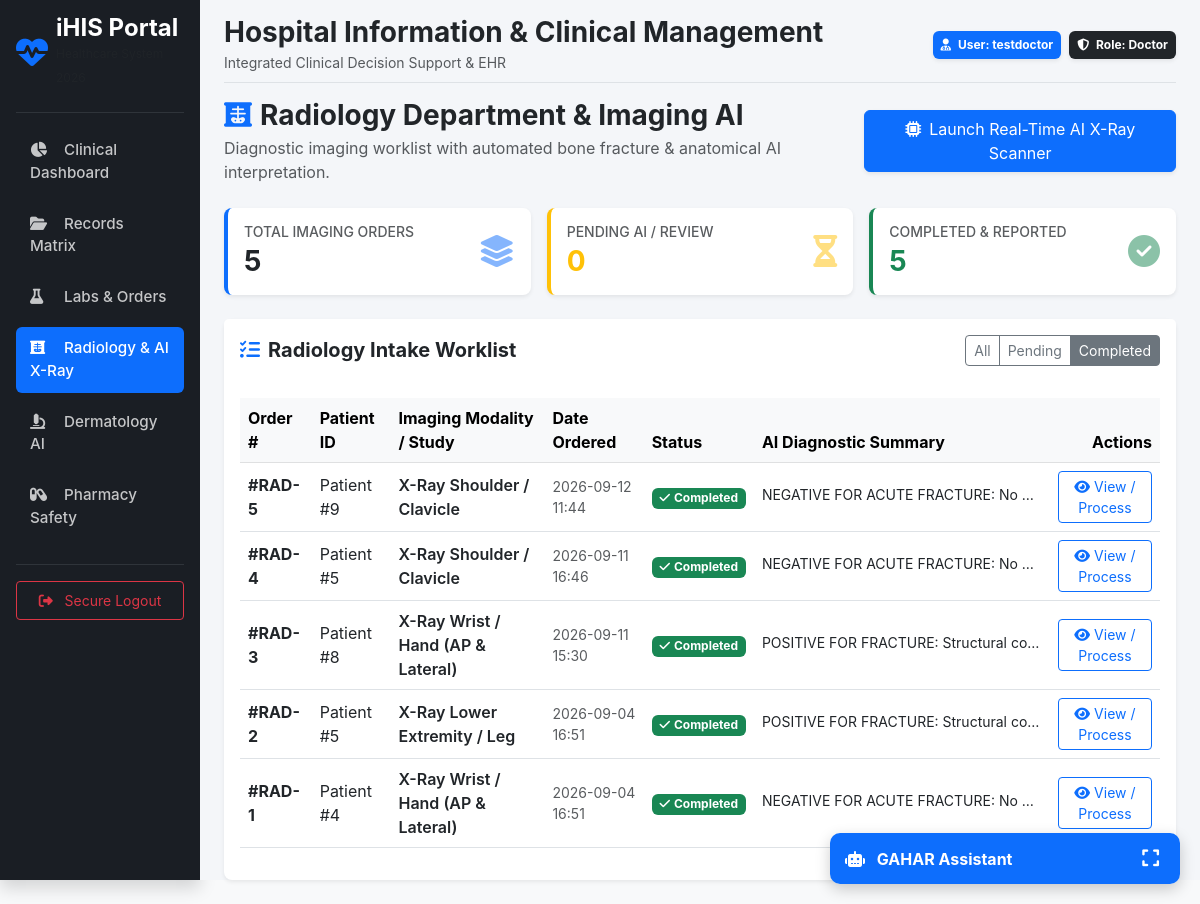
/radiology/dashboard?status=Completed (signed in), run on the app's committed database.
### models/user.py (models this page shows, shortened)
class User(db.Model, UserMixin):
    __tablename__ = 'users'
    id = db.Column(db.Integer, primary_key=True)
    username = db.Column(db.String(80), unique=True, nullable=False, index=True)
    email = db.Column(db.String(120), unique=True, nullable=False, index=True)
    password_hash = db.Column(db.String(128), nullable=False)
    role_id = db.Column(db.Integer, db.ForeignKey('roles.id'), nullable=False)
    role = db.relationship('Role', backref=db.backref('users', lazy=True))
    created_at = db.Column(db.DateTime, default=datetime.utcnow)
    updated_at = db.Column(db.DateTime, default=datetime.utcnow, onupdate=datetime.utcnow)
    is_deleted = db.Column(db.Boolean, default=False, nullable=False) # Soft-delete mechanism

class Role(db.Model):
    __tablename__ = 'roles'
    id = db.Column(db.Integer, primary_key=True)
    name = db.Column(db.String(50), unique=True, nullable=False, index=True) # e.g., 'Doctor', 'Patient'
    description = db.Column(db.String(255))

### models/orders.py (models this page shows)
class RadiologyOrder(db.Model):
    __tablename__ = 'radiology_orders'
    id = db.Column(db.Integer, primary_key=True)
    patient_id = db.Column(db.Integer, db.ForeignKey('patients.id'), nullable=False)
    doctor_id = db.Column(db.Integer, db.ForeignKey('users.id'), nullable=False)
    imaging_type = db.Column(db.String(100), nullable=False) # e.g., 'X-Ray Chest', 'X-Ray Wrist / Hand'
    status = db.Column(db.String(30), default='Ordered')     # Ordered, Scheduled, Completed
    findings = db.Column(db.Text, nullable=True)
    image_url = db.Column(db.String(255), nullable=True)     # Path to uploaded scan file
    created_at = db.Column(db.DateTime, default=datetime.utcnow)
    doctor = db.relationship('User', foreign_keys=[doctor_id])

### routes/radiology.py (the view)
@radiology_bp.route('', strict_slashes=False)
@radiology_bp.route('/', strict_slashes=False)
@radiology_bp.route('/dashboard', strict_slashes=False)
@login_required
@roles_required('Doctor', 'Admin')
def dashboard():
    status_filter = request.args.get('status', 'all')
    query = RadiologyOrder.query
    if status_filter != 'all':
        query = query.filter_by(status=status_filter)
    orders = query.order_by(RadiologyOrder.created_at.desc()).all()
    total_orders = RadiologyOrder.query.count()
    pending_orders = RadiologyOrder.query.filter_by(status='Ordered').count()
    completed_orders = RadiologyOrder.query.filter_by(status='Completed').count()
    return render_template(
        'radiology/dashboard.html',
        orders=orders,
        status_filter=status_filter,
        total_orders=total_orders,
        pending_orders=pending_orders,
        completed_orders=completed_orders
    )

### app.py (called while the page is built)
@login_manager.user_loader
def load_user(user_id):
    from models.user import User
    return db.session.get(User, int(user_id))

### services/auth_helpers.py (called while the page is built)
def roles_required(*role_names):
    def decorator(f):
        @wraps(f)
        def decorated_function(*args, **kwargs):
            if not current_user.is_authenticated or current_user.role.name not in role_names:
                abort(403)
            return f(*args, **kwargs)
        return decorated_function
    return decorator

### templates/radiology/dashboard.html (shortened to what this page needs)
{% extends 'base.html' %}
{% block content %}
<div class="d-flex justify-content-between align-items-center mb-4">
    <div>
        <h3 class="fw-bold mb-1"><i class="fa-solid fa-x-ray text-primary me-2"></i>Radiology Department & Imaging AI</h3>
        <p class="text-muted mb-0">Diagnostic imaging worklist with automated bone fracture & anatomical AI interpretation.</p>
    </div>
    <a href="{{ url_for('radiology.interactive_scanner') }}" class="btn btn-primary shadow-sm">
        <i class="fa-solid fa-microchip me-2"></i>Launch Real-Time AI X-Ray Scanner
    </a>
</div>
<div class="row g-3 mb-4">
    <div class="col-md-4">
        <div class="card border-0 border-start border-primary border-4 shadow-sm p-3">
            <div class="d-flex justify-content-between align-items-center">
                <div>
                    <h6 class="text-muted text-uppercase small mb-1">Total Imaging Orders</h6>
                    <h3 class="fw-bold mb-0 text-dark">{{ total_orders }}</h3>
                </div>
                <i class="fa-solid fa-layer-group fa-2x text-primary opacity-50"></i>
            </div>
        </div>
    </div>
    <div class="col-md-4">
        <div class="card border-0 border-start border-warning border-4 shadow-sm p-3">
            <div class="d-flex justify-content-between align-items-center">
                <div>
                    <h6 class="text-muted text-uppercase small mb-1">Pending AI / Review</h6>
                    <h3 class="fw-bold mb-0 text-warning">{{ pending_orders }}</h3>
                </div>
                <i class="fa-solid fa-hourglass-half fa-2x text-warning opacity-50"></i>
            </div>
        </div>
    </div>
    <div class="col-md-4">
        <div class="card border-0 border-start border-success border-4 shadow-sm p-3">
            <div class="d-flex justify-content-between align-items-center">
                <div>
                    <h6 class="text-muted text-uppercase small mb-1">Completed & Reported</h6>
                    <h3 class="fw-bold mb-0 text-success">{{ completed_orders }}</h3>
                </div>
                <i class="fa-solid fa-circle-check fa-2x text-success opacity-50"></i>
            </div>
        </div>
    </div>
</div>
<div class="card border-0 shadow-sm">
    <div class="card-header bg-white border-0 py-3 d-flex justify-content-between align-items-center">
        <h5 class="mb-0 text-dark fw-bold">
            <i class="fa-solid fa-list-check me-2 text-primary"></i>Radiology Intake Worklist
        </h5>
        <div class="btn-group btn-group-sm">
            <a href="{{ url_for('radiology.dashboard', status='all') }}" class="btn btn-outline-secondary {% if status_filter == 'all' %}active{% endif %}">All</a>
            <a href="{{ url_for('radiology.dashboard', status='Ordered') }}" class="btn btn-outline-secondary {% if status_filter == 'Ordered' %}active{% endif %}">Pending</a>
            <a href="{{ url_for('radiology.dashboard', status='Completed') }}" class="btn btn-outline-secondary {% if status_filter == 'Completed' %}active{% endif %}">Completed</a>
        </div>
    </div>
    <div class="table-responsive p-3">
        <table class="table table-hover align-middle">
            <thead class="table-light text-secondary">
                <tr>
                    <th>Order #</th>
                    <th>Patient ID</th>
                    <th>Imaging Modality / Study</th>
                    <th>Date Ordered</th>
                    <th>Status</th>
                    <th>AI Diagnostic Summary</th>
                    <th class="text-end">Actions</th>
                </tr>
            </thead>
            <tbody>
                {% if orders %}
                    {% for order in orders %}
                    <tr>
                        <td class="fw-bold">#RAD-{{ order.id }}</td>
                        <td>Patient #{{ order.patient_id }}</td>
                        <td>
                            <span class="fw-semibold text-dark">{{ order.imaging_type }}</span>
                        </td>
                        <td class="small text-muted">{{ order.created_at.strftime('%Y-%m-%d %H:%M') if order.created_at else 'N/A' }}</td>
                        <td>
                            {% if order.status == 'Completed' %}
                                <span class="badge bg-success"><i class="fa-solid fa-check me-1"></i>Completed</span>
                            {% elif order.status == 'Ordered' %}
                                <span class="badge bg-warning text-dark"><i class="fa-solid fa-clock me-1"></i>Pending Scan</span>
                            {% else %}
                                <span class="badge bg-info text-dark">{{ order.status }}</span>
                            {% endif %}
                        </td>
                        <td class="small">
                            {% if order.findings %}
                                <span class="text-truncate d-inline-block" style="max-width: 280px;" title="{{ order.findings }}">
                                    {{ order.findings }}
                                </span>
                            {% else %}
                                <span class="text-muted fst-italic">Awaiting imaging interpretation</span>
                            {% endif %}
                        </td>
                        <td class="text-end">
                            <a href="{{ url_for('radiology.order_detail', order_id=order.id) }}" class="btn btn-sm btn-outline-primary">
                                <i class="fa-solid fa-eye me-1"></i>View / Process
                            </a>
                        </td>
                    </tr>
                    {% endfor %}
                {% endif %}
            </tbody>
        </table>
    </div>
</div>
{% endblock %}

### templates/base.html (shortened to what this page needs)
<!DOCTYPE html>
<html lang="en">
<head>
    <link href="https://cdn.jsdelivr.net/npm/bootstrap@5.3.0/dist/css/bootstrap.min.css" rel="stylesheet">
    <link href="https://cdnjs.cloudflare.com/ajax/libs/font-awesome/6.4.0/css/all.min.css" rel="stylesheet">
</head>
<body>
    <div class="container-fluid">
        <div class="row">
            <nav class="col-md-3 col-lg-2 d-md-block sidebar collapse p-3 shadow">
                <div class="d-flex align-items-center mb-4 text-white text-decoration-none">
                    <i class="fa-solid fa-heart-pulse fa-2x me-2 text-primary"></i>
                    <div>
                        <span class="fs-4 fw-bold d-block lh-1">iHIS Portal</span>
                        <small class="text-muted" style="font-size: 0.75rem;">Healthcare System 2026</small>
                    </div>
                </div>
                <hr class="border-secondary">
                <ul class="nav nav-pills flex-column mb-auto">
                    <li class="nav-item">
                        <a href="/portal/doctor" class="nav-link {% if request.path == '/portal/doctor' %}active{% endif %}">
                            <i class="fa-solid fa-chart-pie me-2"></i> Clinical Dashboard
                        </a>
                    </li>
                    <li>
                        <a href="{{ url_for('clinical.records_matrix') }}" class="nav-link {% if '/clinical/records' in request.path or '/clinical/patient' in request.path or '/clinical/examination' in request.path %}active{% endif %}">
                            <i class="fa-solid fa-folder-open me-2"></i> Records Matrix
                        </a>
                    </li>
                    <li>
                        <a href="{{ url_for('orders.orders_hub') }}" class="nav-link {% if '/orders' in request.path %}active{% endif %}">
                            <i class="fa-solid fa-flask me-2"></i> Labs & Orders
                        </a>
                    </li>
                    <li>
                        <a href="{{ url_for('radiology.dashboard') }}" class="nav-link {% if '/radiology' in request.path %}active{% endif %}">
                            <i class="fa-solid fa-x-ray me-2"></i> Radiology & AI X-Ray
                        </a>
                    </li>
                    <li>
                        <a href="{{ url_for('dermatology.analyze_lesion') }}" class="nav-link {% if '/dermatology' in request.path %}active{% endif %}">
                            <i class="fa-solid fa-microscope me-2"></i> Dermatology AI
                        </a>
                    </li>
                    <li>
                        <a href="/pharmacy/review" class="nav-link {% if '/pharmacy' in request.path %}active{% endif %}">
                            <i class="fa-solid fa-capsules me-2"></i> Pharmacy Safety
                        </a>
                    </li>
                </ul>
                <hr class="border-secondary">
                <div class="dropdown">
                    <a href="{{ url_for('auth.logout') }}" class="btn btn-outline-danger w-100 btn-sm py-2">
                        <i class="fa-solid fa-right-from-bracket me-2"></i> Secure Logout
                    </a>
                </div>
            </nav>
            <main class="col-md-9 ms-sm-auto col-lg-10 px-md-4 main-content">
                <div class="d-flex justify-content-between flex-wrap flex-md-nowrap align-items-center pt-3 pb-2 mb-3 border-bottom">
                    <div>
                        <h2 class="h3 text-dark fw-bold mb-0">Hospital Information & Clinical Management</h2>
                        <small class="text-muted">Integrated Clinical Decision Support & EHR</small>
                    </div>
                    <div class="d-flex align-items-center">
                        <div class="badge bg-primary p-2 shadow-sm me-2">
                            <i class="fa-solid fa-user-doctor me-1"></i> User: {{ current_user.username }}
                        </div>
                        <div class="badge bg-dark p-2 shadow-sm">
                            <i class="fa-solid fa-shield-halved me-1"></i> Role: {{ current_user.role.name }}
                        </div>
                    </div>
                </div>
                {% block content %}{% endblock %}
            </main>
        </div>
    </div>
    {% include 'rag_widget.html' %}
</body>
</html>

### templates/base.html (style rules this page uses)
body { overflow-x: hidden; background-color: #f8f9fa; font-family: -apple-system, BlinkMacSystemFont, "Segoe UI", Roboto, "Helvetica Neue", Arial, sans-serif; }
.sidebar { min-height: 100vh; background: #1a1e24; color: white; transition: all 0.3s; }
.sidebar .nav-link { color: rgba(255,255,255,0.75); margin-bottom: 8px; border-radius: 6px; padding: 10px 14px; font-weight: 500; font-size: 0.95rem; }
.sidebar .nav-link:hover, .sidebar .nav-link.active { color: white; background: #0d6efd; }
.sidebar .nav-link i { width: 22px; }
.main-content { min-height: 100vh; background-color: #f4f6f9; }
.card { border-radius: 8px; }

### data on the page
User: username "testdoctor"
Role: role.name "Doctor"
RadiologyOrder: id "5", patient_id "9", imaging_type "X-Ray Shoulder / Clavicle", created_at "2026-09-12 11:44", status "Completed" (drawn), findings "NEGATIVE FOR ACUTE FRACTURE: No…"
RadiologyOrder: id "4", patient_id "5", imaging_type "X-Ray Shoulder / Clavicle", created_at "2026-09-11 16:46", status "Completed" (drawn), findings "NEGATIVE FOR ACUTE FRACTURE: No…"
RadiologyOrder: id "3", patient_id "8", imaging_type "X-Ray Wrist / Hand (AP & Lateral)", created_at "2026-09-11 15:30", status "Completed" (drawn), findings "POSITIVE FOR FRACTURE: Structural co…"
RadiologyOrder: id "2", patient_id "5", imaging_type "X-Ray Lower Extremity / Leg", created_at "2026-09-04 16:51", status "Completed" (drawn), findings "POSITIVE FOR FRACTURE: Structural co…"
RadiologyOrder: id "1", patient_id "4", imaging_type "X-Ray Wrist / Hand (AP & Lateral)", created_at "2026-09-04 16:51", status "Completed" (drawn), findings "NEGATIVE FOR ACUTE FRACTURE: No…"

### other printed values
{{ total_orders }} "5"
{{ pending_orders }} "0"
{{ completed_orders }} "5"
